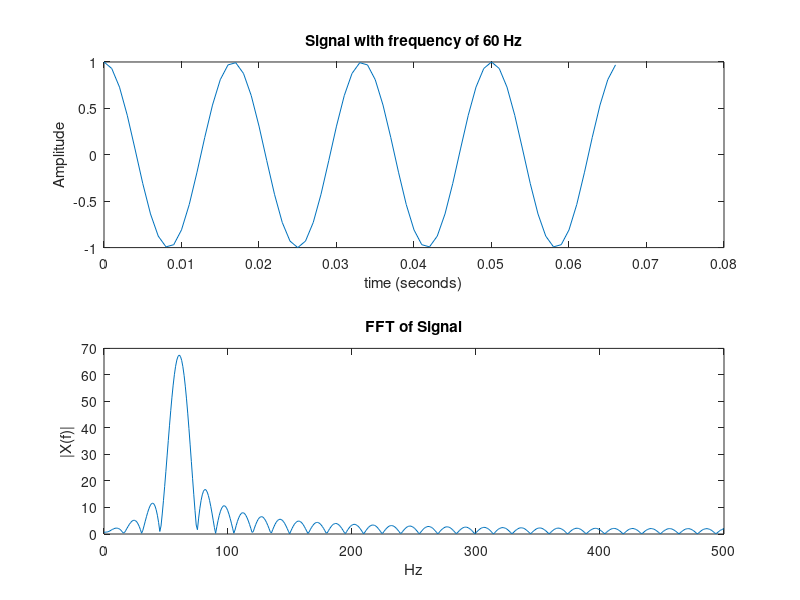

This chart was generated by the following MATLAB code:
%% How the FFT Works
clear; clc;
f = 60; % 60 Hz 
T = 1/f; % Period of our signal
Fs = 1000;% % 1k samples/second
Ts = 1/Fs; % Time difference between samples
t = 0:Ts:4*T; % time vector
x = cos(2*pi*f*t); % Sinusoid with frequency of 60 Hz
subplot(2,1,1); plot(t,x); % Plot a few periods of our signal 
title(sprintf('Signal with frequency of %i Hz',f));
xlabel('time (seconds)'); ylabel('Amplitude');
% As the time vector increases, the closer our fft becomes to the FT of our
% signal

N = 1024; % A higher value for N will produce a finer resolution 
% Note that the fft is most efficient when N is a power of 2.
X = abs(fft(x,N)); X = 2*X(1,1:N/2); % Compute the single sided fft
f_w = linspace(0,0.5,N/2)*Fs; % Generate the frequency axis 
subplot(2,1,2); plot(f_w,X) % Plot the fourier transform
title('FFT of Signal'); xlabel('Hz'); ylabel('|X(f)|');